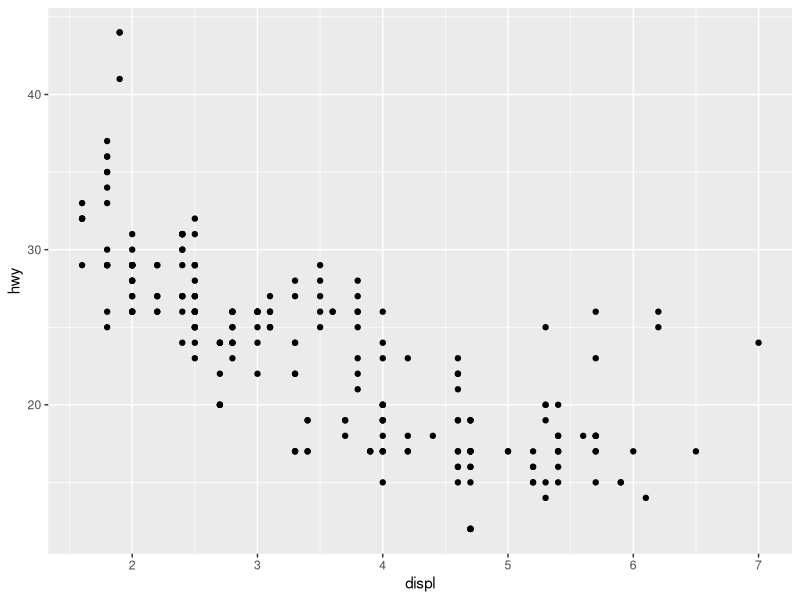
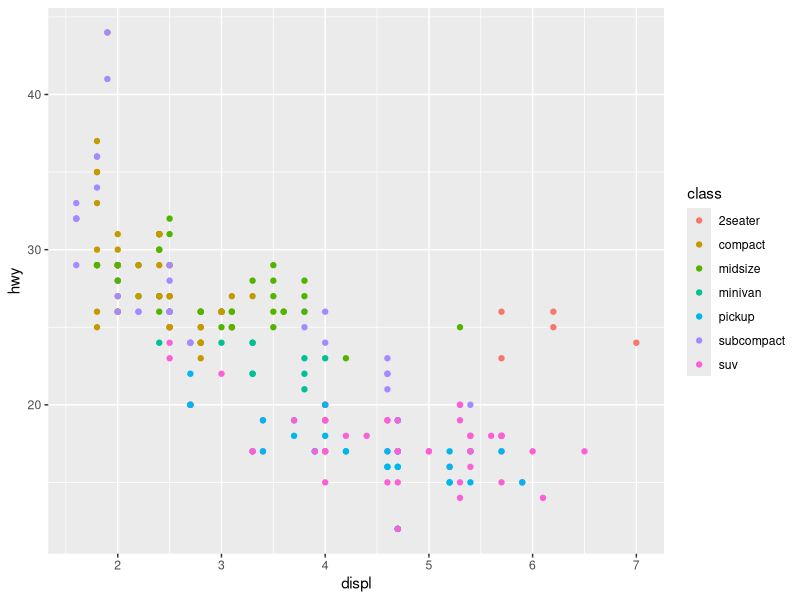
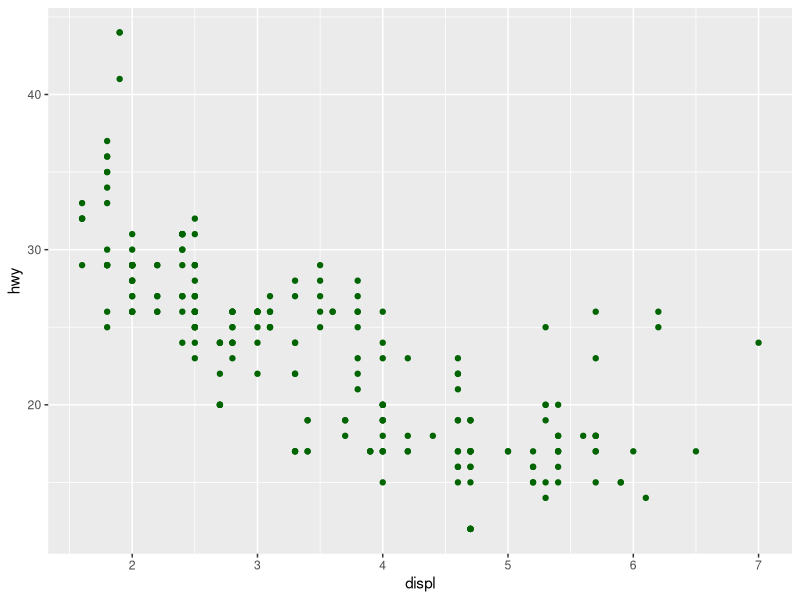
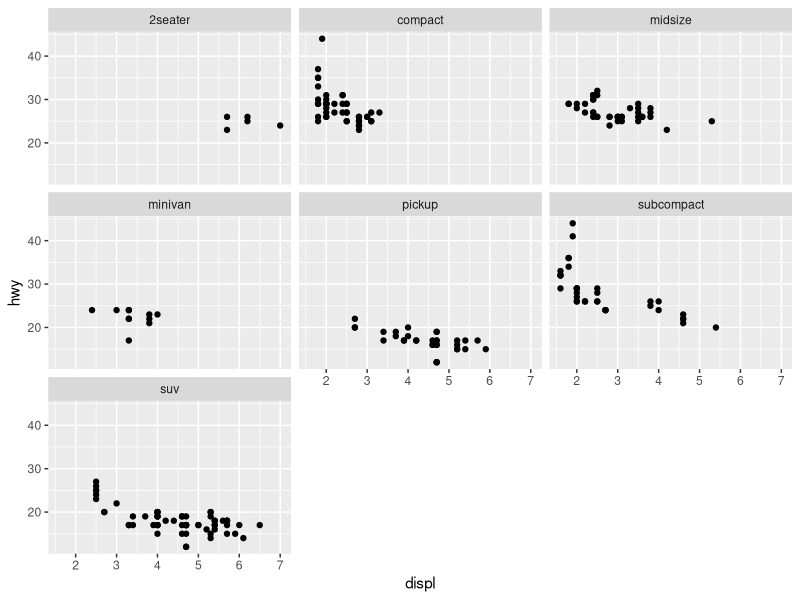
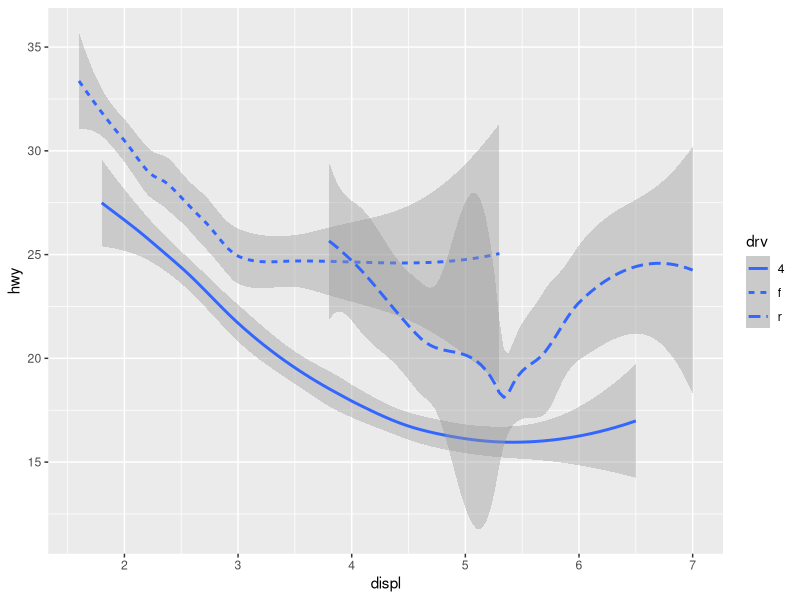
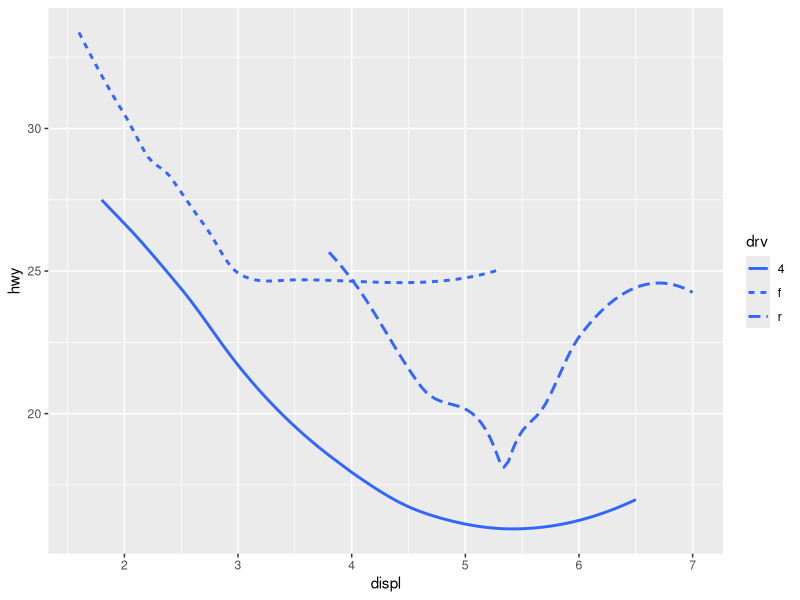
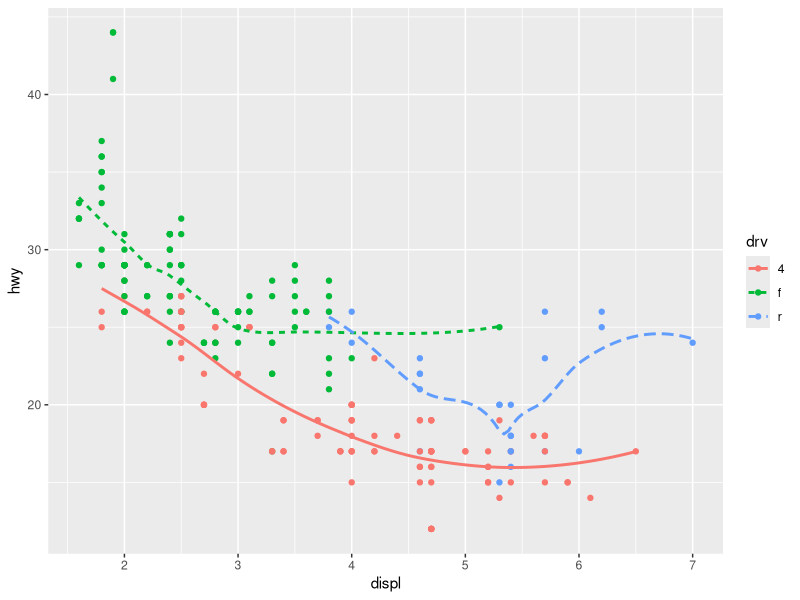
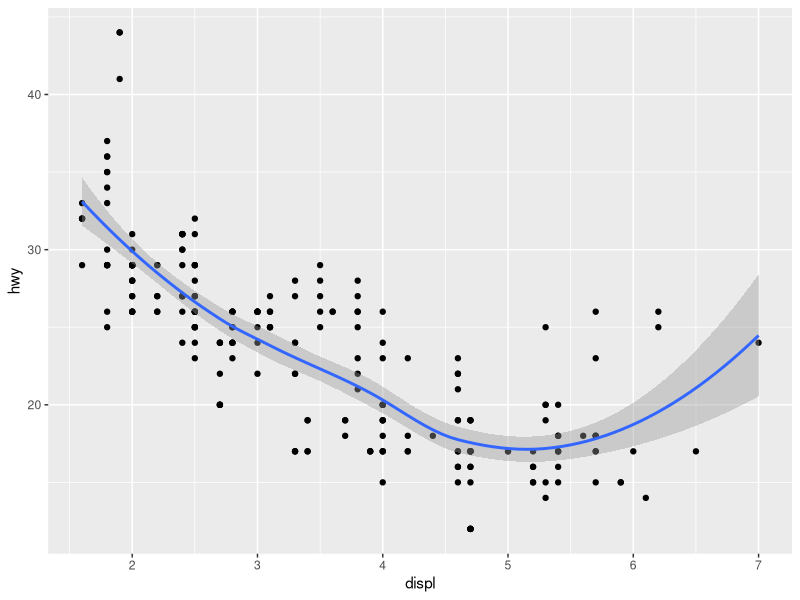

Write the R code that produced these figures, in order.
## ---- chunk 1
knitr::opts_chunk$set(echo = TRUE)
## ---- chunk 2
library(tidyverse)
## ---- chunk 3
knitr::kable(
  mpg[1:3, ], 
  caption = "The mpg data set"
)
## ---- chunk 4
knitr::kable(
  economics[1:3, ], 
  caption = "The economics data set"
)
## ---- chunk 5
knitr::kable(
  diamonds[1:3, ], 
  caption = "The diamonds data set"
)
## ---- chunk 6
ggplot(data = mpg) +
  geom_point(aes(x = displ, y = hwy))
## ---- chunk 7
ggplot(data = mpg) + 
  geom_point(mapping = aes(x = displ, y = hwy, colour = class))
## ---- chunk 8
ggplot(data = mpg) + 
  geom_point(mapping = aes(x = displ, y = hwy), color = "darkgreen")
## ---- chunk 9
ggplot(mpg, aes(displ, hwy)) +
  geom_point() +
  facet_wrap( ~ class)
## ---- chunk 10
ggplot(data = mpg) +
  geom_smooth(mapping = aes(x = displ, y = hwy, linetype = drv))
## ---- chunk 11
ggplot(data = mpg) + 
  geom_smooth(mapping = aes(x = displ, y = hwy, linetype = drv), se = FALSE)
## ---- chunk 12
ggplot(data = mpg, aes(x = displ, y = hwy, colour = drv)) + 
  geom_point() +
  geom_smooth(mapping = aes(linetype = drv), se = FALSE)
## ---- chunk 13
ggplot(data = mpg) + 
  geom_point(mapping = aes(x = displ, y = hwy)) +
  geom_smooth(mapping = aes(x = displ, y = hwy))
## ---- chunk 14
ggplot(data = mpg, mapping = aes(x = displ, y = hwy)) + 
  geom_point(mapping = aes(color = class)) + 
  geom_smooth()
## ---- chunk 15
ggplot(mpg, aes(drv, hwy)) + 
  geom_point()
## ---- chunk 16
ggplot(mpg, aes(drv, hwy)) + geom_jitter()
ggplot(mpg, aes(drv, hwy)) + geom_boxplot()
ggplot(mpg, aes(drv, hwy)) + geom_violin()
## ---- chunk 17
ggplot(mpg, aes(hwy)) + geom_histogram()
ggplot(mpg, aes(hwy)) + geom_freqpoly()
## ---- chunk 18
ggplot(mpg, aes(hwy)) + 
  geom_freqpoly(binwidth = 2.5)
ggplot(mpg, aes(hwy)) + 
  geom_freqpoly(binwidth = 1)
## ---- chunk 19
ggplot(diamonds, aes(cut)) + 
  geom_bar()
## ---- chunk 20
drugs <- tribble(
  ~drug, ~effect, 
#---- --|-----------
  "a",     4.2,
  "b",     9.7, 
  "c",     6.1
)
## ---- chunk 21
ggplot(drugs) +
  geom_col(aes(drug, effect))
## ---- chunk 22
ggplot(diamonds, aes(cut)) + 
  stat_count()
## ---- chunk 23
ggplot(drugs) +
  geom_bar(aes(drug, effect), stat = "identity")
## ---- chunk 24
ggplot(data = diamonds) + 
  geom_bar(mapping = aes(x = cut, y = stat(prop), group = 1))
## ---- chunk 25
ggplot(data = diamonds) + 
  stat_summary(
    mapping = aes(x = cut, y = depth),
    fun.min = min,
    fun.max = max,
    fun = median
  )
## ---- chunk 26
ggplot(economics, aes(x = date, y = uempmed)) + 
  geom_line() 
